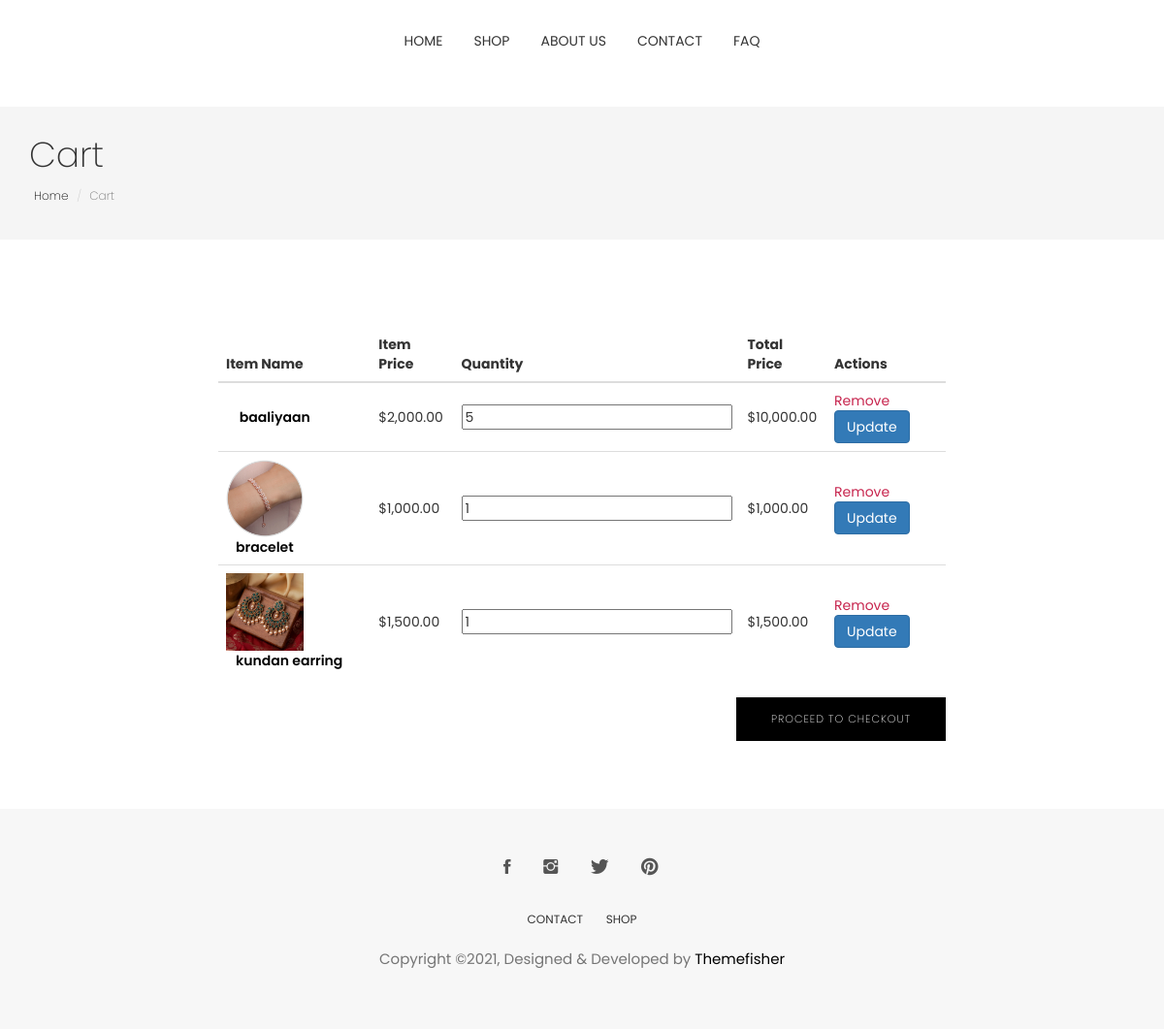
/frontend/theme/cart.php, run on the app's committed database.
### tables this page shows
CREATE TABLE `cart` (
  `cart_id` int(11) NOT NULL,
  `prod_id` int(11) NOT NULL,
  `total_price` varchar(50) NOT NULL,
  `quantity` int(11) NOT NULL,
  `user_id` int(11) NOT NULL
);

CREATE TABLE `prod_id` (
  `prod_id` int(11) NOT NULL,
  `prod_name` varchar(50) NOT NULL,
  `cat_id` int(11) NOT NULL,
  `prod_img` varchar(50) NOT NULL,
  `prod_price` varchar(50) NOT NULL,
  `prod_description` varchar(150) NOT NULL
);

### frontend/theme/cart.php (the view, shortened to what this page needs)
<?php
include("connection.php");
$userId = 1;
$query = "
  SELECT c.cart_id, c.total_price, c.quantity, p.prod_name AS product_name, p.prod_img AS product_image
  FROM cart c
  JOIN prod_id p ON c.prod_id = p.prod_id
  WHERE c.user_id = $userId
";
$cartItems = mysqli_query($conn, $query);
?>
<!DOCTYPE html>
<html lang="en">
<head>
  <link rel="stylesheet" href="plugins/themefisher-font/style.css">
  <link rel="stylesheet" href="plugins/bootstrap/css/bootstrap.min.css">
  <link rel="stylesheet" href="plugins/animate/animate.css">
  <link rel="stylesheet" href="plugins/slick/slick.css">
  <link rel="stylesheet" href="plugins/slick/slick-theme.css">
  <link rel="stylesheet" href="css/style.css">
</head>
<body>
<section class="menu">
  <nav class="navbar navigation">
    <div class="container">
      <?php include('./navbar.php'); ?>
    </div>
  </nav>
</section>
<section class="page-header">
  <div class="container">
    <div class="row">
      <div class="col-md-12">
        <div class="content">
          <h1 class="page-name">Cart</h1>
          <ol class="breadcrumb">
            <li><a href="index.html">Home</a></li>
            <li class="active">Cart</li>
          </ol>
        </div>
      </div>
    </div>
  </div>
</section>
<div class="page-wrapper">
  <div class="cart shopping">
    <div class="container">
      <div class="row">
        <div class="col-md-8 col-md-offset-2">
          <div class="block">
            <div class="product-list">
              <form method="post">
                <table class="table">
                  <thead>
                    <tr>
                      <th class="">Item Name</th>
                      <th class="">Item Price</th>
                      <th class="">Quantity</th>
                      <th class="">Total Price</th>
                      <th class="">Actions</th>
                    </tr>
                  </thead>
                  <tbody>
                    <?php if (mysqli_num_rows($cartItems) > 0): ?>
                      <?php while($item = mysqli_fetch_assoc($cartItems)): ?>
                        <tr>
                          <td>
                            <div class="product-info">
                              <img width="80" src="../../backend/<?php echo htmlspecialchars($item['product_image']); ?>" alt="">
                              <a href="#!"><?php echo htmlspecialchars($item['product_name']); ?></a>
                            </div>
                          </td>
                          <td>$<?php echo number_format($item['total_price'] / $item['quantity'], 2); ?></td>
                          <td>
                            <input type="number" name="quantity" value="<?php echo $item['quantity']; ?>" min="1">
                          </td>
                          <td>$<?php echo number_format($item['total_price'], 2); ?></td>
                          <td>
                            <a class="product-remove" href="cart.php?remove=<?php echo $item['cart_id']; ?>">Remove</a>
                            <button type="submit" name="update_quantity" class="btn btn-primary">Update</button>
                          </td>
                        </tr>
                      <?php endwhile; ?>
                    <?php else: ?>
                      <tr><td colspan="5" class="text-center">Your cart is empty.</td></tr>
                    <?php endif; ?>
                  </tbody>
                </table>
                <a href="checkout.php" class="btn btn-main pull-right">Proceed to Checkout</a>
              </form>
            </div>
          </div>
        </div>
      </div>
    </div>
  </div>
</div>
<?php include('./footer.php'); ?>
</body>
</html>

### frontend/theme/navbar.php
<div id="navbar" class="navbar-collapse collapse text-center">
				<ul class="nav navbar-nav">
					<li class="dropdown ">
						<a href="index.php">Home</a>
					</li>
					<li class="dropdown ">
						<a href="shop.php">Shop</a>
					</li>
					<li class="dropdown ">
						<a href="about.php">About Us</a>
					</li>
					<li class="dropdown ">
						<a href="contact.php">Contact</a>
					</li>
					<li class="dropdown ">
						<a href="faq.php">FAQ</a>
					</li>
				</ul>
			</div>

### frontend/theme/footer.php
<footer class="footer section text-center">
	<div class="container">
		<div class="row">
			<div class="col-md-12">
				<ul class="social-media">
					<li>
						<a href="https://web.facebook.com/r">
							<i class="tf-ion-social-facebook"></i>
						</a>
					</li>
					<li>
						<a href="https://www.instagram.com/">
							<i class="tf-ion-social-instagram"></i>
						</a>
					</li>
					<li>
						<a href="https://x.com/">
							<i class="tf-ion-social-twitter"></i>
						</a>
					</li>
					<li>
						<a href="https://www.pinterest.com/">
							<i class="tf-ion-social-pinterest"></i>
						</a>
					</li>
				</ul>
				<ul class="footer-menu text-uppercase">
					<li>
						<a href="contact.php">CONTACT</a>
					</li>
					<li>
						<a href="shop.php">SHOP</a>
					</li>
				</ul>
				<p class="copyright-text">Copyright &copy;2021, Designed &amp; Developed by <a href="https://themefisher.com/">Themefisher</a></p>
			</div>
		</div>
	</div>
</footer>

### frontend/theme/css/style.css (style rules this page uses)
body { line-height: 1.5; font-family: "Poppins", sans-serif; -webkit-font-smoothing: antialiased; }
p { font-family: "Poppins", sans-serif; color: #757575; font-size: 15px; }
h1, h2, h3, h4, h5, h6 { font-family: "Poppins", sans-serif; }
h1, h2, h3, h4, h5, h6 { font-weight: 400; }
ol, ul { margin: 0; padding: 0; list-style: none; }
a, a:focus, a:hover { text-decoration: none; outline: 0; color: #000; }
.btn-main, .btn-small, .btn-transparent, .btn-solid-border { background: #000; color: #fff; display: inline-block; font-size: 11px; letter-spacing: 1px; padding: 14px 35px; text-transform: uppercase; font-weight: 200; border-radius: 0; }
.section { padding: 80px 0; }
.page-header { background: #f5f5f5; margin-top: 20px; border-bottom: none; padding: 30px 0; }
.page-header h1 { font-weight: 200; margin: 0 0 6px 0; }
.page-header .breadcrumb { background: transparent; padding: 5px; margin: 0; }
.page-header .breadcrumb li { font-weight: 200; font-size: 12px; }
.page-header .breadcrumb li a { color: #000; }
.page-wrapper { padding: 70px 0; }
.navigation { margin-bottom: 0; padding: 10px 0; }
.navigation .navbar-nav > li { position: static; }
.navigation .navbar-nav > li > a { color: #333; font-size: 14px; padding: 20px 15px; text-transform: uppercase; transition: 0.2s ease-in-out 0s; border: 1px solid transparent; }
.navigation .container { position: relative; }
.navigation .navbar-nav { float: none; display: inline-block; }
.shopping.cart .product-list .table > tbody > tr > td { vertical-align: middle; }
.shopping.cart .product-list .product-info a { margin-left: 10px; color: #000; font-weight: 600; }
.shopping.cart .product-list .product-remove { color: #c7254e; }
.footer { background: #F7F7F7; padding: 50px 0; }
.footer .footer-menu { margin-top: 30px; }
.footer .footer-menu li { display: inline-block; margin: 0 10px; }
.footer .footer-menu li a { color: #333; font-size: 12px; }
.footer .copyright-text { margin-top: 20px; }
.copyright-text a { color: #000; }
.social-media li { display: inline-block; margin: 0 5px; }
.social-media li a { padding: 8px 10px; }
.social-media li a i { font-size: 20px; color: #555; }

### data on the page
cart: prod.prod_name "baaliyaan", $item['total_price'] / $item['quantity'] "2,000.00", quantity "5", total_price "10,000.00"
cart: prod.prod_img (picture), prod.prod_name "bracelet", $item['total_price'] / $item['quantity'] "1,000.00", quantity "1", total_price "1,000.00"
cart: prod.prod_img (picture), prod.prod_name "kundan earring", $item['total_price'] / $item['quantity'] "1,500.00", quantity "1", total_price "1,500.00"
